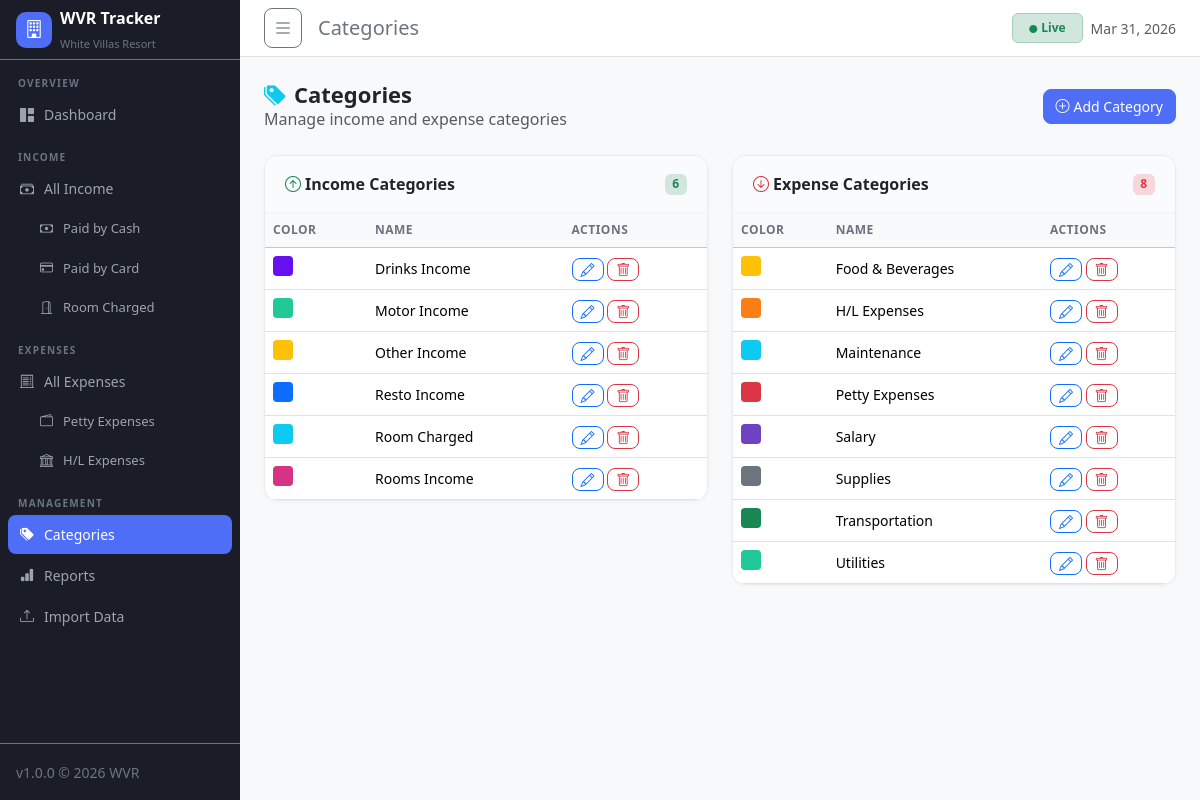
/categories.php, run on the app's committed database.
### tables this page shows
CREATE TABLE IF NOT EXISTS categories (
    id INT AUTO_INCREMENT PRIMARY KEY,
    name VARCHAR(100) NOT NULL,
    type ENUM('income','expense') NOT NULL,
    color VARCHAR(7) DEFAULT '#6c757d',
    created_at TIMESTAMP DEFAULT CURRENT_TIMESTAMP
);

### config.php (called while the page is built, shortened)
<?php
class Database {
    private static ?PDO $instance = null;
    public static function getInstance(): PDO {
        if (self::$instance === null) {
            $dsn = "mysql:host=" . DB_HOST . ";dbname=" . DB_NAME . ";charset=" . DB_CHARSET;
            $options = [
                PDO::ATTR_ERRMODE            => PDO::ERRMODE_EXCEPTION,
                PDO::ATTR_DEFAULT_FETCH_MODE => PDO::FETCH_ASSOC,
                PDO::ATTR_EMULATE_PREPARES   => false,
            ];
            try {
                self::$instance = new PDO($dsn, DB_USER, DB_PASS, $options);
            } catch (PDOException $e) {
                die('<div style="font-family:sans-serif;padding:40px;background:#fee;border:2px solid red;border-radius:8px;margin:20px;">
                    <h2>Database Connection Error</h2>
                    <p>' . htmlspecialchars($e->getMessage()) . '</p>
                    <p>Please check your database settings in <code>config.php</code></p>
                </div>');
            }
        }
        return self::$instance;
    }
    public static function query(string $sql, array $params = []): PDOStatement {
        $stmt = self::getInstance()->prepare($sql);
        $stmt->execute($params);
        return $stmt;
    }
    public static function fetchAll(string $sql, array $params = []): array {
        return self::query($sql, $params)->fetchAll();
    }
}

### functions.php (called while the page is built, shortened)
<?php
require_once __DIR__ . '/config.php';
function getAllCategories(?string $type = null): array {
    return Database::fetchAll("SELECT * FROM categories ORDER BY type, name");
}

### categories.php (the view, shortened to what this page needs)
<?php
require_once 'config.php';
require_once 'functions.php';
$pageTitle = 'Categories';
$categories = getAllCategories();
include 'includes/header.php';
?>
<div class="page-header d-flex justify-content-between align-items-center">
    <div>
        <h1><i class="bi bi-tags-fill me-2 text-info"></i>Categories</h1>
        <p class="text-muted mb-0">Manage income and expense categories</p>
    </div>
    <button class="btn btn-primary" data-bs-toggle="modal" data-bs-target="#addCategoryModal">
        <i class="bi bi-plus-circle me-1"></i>Add Category
    </button>
</div>
<div class="row g-4">
    <div class="col-md-6">
        <div class="data-card">
            <div class="data-card-header">
                <span class="fw-semibold"><i class="bi bi-arrow-up-circle text-success me-1"></i>Income Categories</span>
                <span class="badge bg-success-subtle text-success"><?= count(array_filter($categories, fn($c)=>$c['type']==='income')) ?></span>
            </div>
            <div class="table-responsive">
                <table class="table table-hover mb-0">
                    <thead class="table-light">
                        <tr><th>Color</th><th>Name</th><th>Actions</th></tr>
                    </thead>
                    <tbody>
                    <?php foreach (array_filter($categories, fn($c)=>$c['type']==='income') as $cat): ?>
                        <tr>
                            <td><span style="display:inline-block;width:20px;height:20px;border-radius:4px;background:<?= htmlspecialchars($cat['color']) ?>"></span></td>
                            <td><?= htmlspecialchars($cat['name']) ?></td>
                            <td>
                                <button class="btn btn-sm btn-outline-primary py-0 px-2"
                                    onclick="openEdit(<?= $cat['id'] ?>, '<?= htmlspecialchars($cat['name'],ENT_QUOTES) ?>', '<?= $cat['type'] ?>', '<?= $cat['color'] ?>')">
                                    <i class="bi bi-pencil"></i>
                                </button>
                                <a href="delete.php?table=categories&id=<?= $cat['id'] ?>&redirect=categories.php"
                                   class="btn btn-sm btn-outline-danger py-0 px-2 btn-delete">
                                    <i class="bi bi-trash"></i>
                                </a>
                            </td>
                        </tr>
                    <?php endforeach; ?>
                    </tbody>
                </table>
            </div>
        </div>
    </div>
    <div class="col-md-6">
        <div class="data-card">
            <div class="data-card-header">
                <span class="fw-semibold"><i class="bi bi-arrow-down-circle text-danger me-1"></i>Expense Categories</span>
                <span class="badge bg-danger-subtle text-danger"><?= count(array_filter($categories, fn($c)=>$c['type']==='expense')) ?></span>
            </div>
            <div class="table-responsive">
                <table class="table table-hover mb-0">
                    <thead class="table-light">
                        <tr><th>Color</th><th>Name</th><th>Actions</th></tr>
                    </thead>
                    <tbody>
                    <?php foreach (array_filter($categories, fn($c)=>$c['type']==='expense') as $cat): ?>
                        <tr>
                            <td><span style="display:inline-block;width:20px;height:20px;border-radius:4px;background:<?= htmlspecialchars($cat['color']) ?>"></span></td>
                            <td><?= htmlspecialchars($cat['name']) ?></td>
                            <td>
                                <button class="btn btn-sm btn-outline-primary py-0 px-2"
                                    onclick="openEdit(<?= $cat['id'] ?>, '<?= htmlspecialchars($cat['name'],ENT_QUOTES) ?>', '<?= $cat['type'] ?>', '<?= $cat['color'] ?>')">
                                    <i class="bi bi-pencil"></i>
                                </button>
                                <a href="delete.php?table=categories&id=<?= $cat['id'] ?>&redirect=categories.php"
                                   class="btn btn-sm btn-outline-danger py-0 px-2 btn-delete">
                                    <i class="bi bi-trash"></i>
                                </a>
                            </td>
                        </tr>
                    <?php endforeach; ?>
                    </tbody>
                </table>
            </div>
        </div>
    </div>
</div>
<?php
include 'includes/footer.php'; ?>

### includes/header.php (shortened to what this page needs)
<?php
$currentPage = basename($_SERVER['PHP_SELF'], '.php');
?>
<!DOCTYPE html>
<html lang="en">
<head>
    <link rel="stylesheet" href="https://cdn.jsdelivr.net/npm/bootstrap@5.3.3/dist/css/bootstrap.min.css">
    <link rel="stylesheet" href="https://cdn.jsdelivr.net/npm/bootstrap-icons@1.11.3/font/bootstrap-icons.css">
    <link rel="stylesheet" href="https://cdn.datatables.net/1.13.8/css/dataTables.bootstrap5.min.css">
    <link rel="stylesheet" href="https://cdn.jsdelivr.net/npm/flatpickr/dist/flatpickr.min.css">
    <link rel="stylesheet" href="assets/css/style.css">
</head>
<body>
<div class="d-flex" id="wrapper">
    <nav id="sidebar" class="bg-dark text-white d-flex flex-column">
        <div class="sidebar-brand p-3 border-bottom border-secondary d-flex align-items-center gap-2">
            <div class="brand-icon">
                <i class="bi bi-building"></i>
            </div>
            <div>
                <div class="fw-bold fs-6">WVR Tracker</div>
                <small class="text-secondary" style="font-size:11px">White Villas Resort</small>
            </div>
        </div>
        <div class="sidebar-menu flex-grow-1 p-2 pt-3">
            <div class="nav-section-label">OVERVIEW</div>
            <a href="index.php" class="nav-item <?= $currentPage === 'index' ? 'active' : '' ?>">
                <i class="bi bi-grid-1x2-fill"></i> Dashboard
            </a>
            <div class="nav-section-label mt-3">INCOME</div>
            <a href="income.php" class="nav-item <?= $currentPage === 'income' ? 'active' : '' ?>">
                <i class="bi bi-cash-stack"></i> All Income
            </a>
            <a href="income.php?type=cash" class="nav-item sub <?= ($currentPage === 'income' && ($_GET['type'] ?? '') === 'cash') ? 'active' : '' ?>">
                <i class="bi bi-cash"></i> Paid by Cash
            </a>
            <a href="income.php?type=card" class="nav-item sub <?= ($currentPage === 'income' && ($_GET['type'] ?? '') === 'card') ? 'active' : '' ?>">
                <i class="bi bi-credit-card"></i> Paid by Card
            </a>
            <a href="income.php?type=room" class="nav-item sub <?= ($currentPage === 'income' && ($_GET['type'] ?? '') === 'room') ? 'active' : '' ?>">
                <i class="bi bi-door-open"></i> Room Charged
            </a>
            <div class="nav-section-label mt-3">EXPENSES</div>
            <a href="expense.php" class="nav-item <?= $currentPage === 'expense' ? 'active' : '' ?>">
                <i class="bi bi-receipt-cutoff"></i> All Expenses
            </a>
            <a href="expense.php?type=petty" class="nav-item sub <?= ($currentPage === 'expense' && ($_GET['type'] ?? '') === 'petty') ? 'active' : '' ?>">
                <i class="bi bi-wallet2"></i> Petty Expenses
            </a>
            <a href="expense.php?type=hl" class="nav-item sub <?= ($currentPage === 'expense' && ($_GET['type'] ?? '') === 'hl') ? 'active' : '' ?>">
                <i class="bi bi-bank"></i> H/L Expenses
            </a>
            <div class="nav-section-label mt-3">MANAGEMENT</div>
            <a href="categories.php" class="nav-item <?= $currentPage === 'categories' ? 'active' : '' ?>">
                <i class="bi bi-tags-fill"></i> Categories
            </a>
            <a href="reports.php" class="nav-item <?= $currentPage === 'reports' ? 'active' : '' ?>">
                <i class="bi bi-bar-chart-fill"></i> Reports
            </a>
            <a href="import.php" class="nav-item <?= $currentPage === 'import' ? 'active' : '' ?>">
                <i class="bi bi-upload"></i> Import Data
            </a>
        </div>
        <div class="p-3 border-top border-secondary">
            <small class="text-secondary">v1.0.0 &copy; <?= date('Y') ?> WVR</small>
        </div>
    </nav>
    <div id="page-content" class="flex-grow-1 d-flex flex-column">
        <nav class="navbar navbar-expand-lg navbar-light bg-white border-bottom px-4 py-2 sticky-top">
            <button class="btn btn-sm btn-outline-secondary me-3" id="sidebarToggle">
                <i class="bi bi-list fs-5"></i>
            </button>
            <span class="navbar-brand mb-0 h6 text-secondary fw-normal">
                <?= $pageTitle ?? APP_NAME ?>
            </span>
            <div class="ms-auto d-flex align-items-center gap-2">
                <span class="badge bg-success-subtle text-success border border-success-subtle px-3 py-2">
                    <i class="bi bi-circle-fill me-1" style="font-size:8px"></i>Live
                </span>
                <span class="text-muted small"><?= date('M d, Y') ?></span>
            </div>
        </nav>
        <main class="flex-grow-1 p-4" style="background:#f8f9fb">

### includes/footer.php (shortened to what this page needs)
        </main>
    </div>
</div>
</body>
</html>

### assets/css/style.css (style rules this page uses)
:root { --sidebar-width: 240px; --sidebar-bg: #1a1d27; --accent: #4f6ef7; --accent-soft: #eef1ff; --income: #22c55e; --expense: #ef4444; --neutral: #6b7280; --card-radius: 14px; }
#wrapper { min-height: 100vh; }
#sidebar { width: var(--sidebar-width); min-height: 100vh; background: var(--sidebar-bg) !important; position: sticky; top: 0; height: 100vh; overflow-y: auto; transition: width 0.25s ease; flex-shrink: 0; z-index: 100; }
#page-content { min-width: 0; overflow: hidden; }
.sidebar-brand { height: 60px; }
.brand-icon { width: 36px; height: 36px; background: var(--accent); border-radius: 10px; display: flex; align-items: center; justify-content: center; font-size: 18px; flex-shrink: 0; }
.nav-section-label { font-size: 10px; font-weight: 700; letter-spacing: 1.2px; color: #6b7280; padding: 0 10px 4px; }
.nav-item { display: flex; align-items: center; gap: 10px; padding: 9px 12px; border-radius: 8px; color: #9ca3af; text-decoration: none; font-size: 14px; font-weight: 500; transition: all 0.15s; margin-bottom: 2px; }
.nav-item.active { background: var(--accent); color: #fff; }
.nav-item.sub { padding-left: 32px; font-size: 13px; }
.data-card { background: #fff; border-radius: var(--card-radius); border: 1px solid #e9ecef; box-shadow: 0 1px 4px rgba(0,0,0,.04); overflow: hidden; }
.data-card-header { padding: 16px 20px; border-bottom: 1px solid #f1f3f5; display: flex; align-items: center; justify-content: space-between; background: #fafbfd; }
.table th { font-size: 12px; text-transform: uppercase; letter-spacing: .5px; color: #6b7280; font-weight: 600; border-top: none; white-space: nowrap; }
.table td { vertical-align: middle; font-size: 14px; }
.page-header { margin-bottom: 24px; }
.page-header h1 { font-size: 22px; font-weight: 700; margin: 0; }
.btn { border-radius: 8px; font-size: 14px; font-weight: 500; }
.btn-primary { background: var(--accent); border-color: var(--accent); }

### data on the page
categories: name "Drinks Income"
categories: name "Motor Income"
categories: name "Other Income"
categories: name "Resto Income"
categories: name "Room Charged"
categories: name "Rooms Income"
categories: name "Food & Beverages"
categories: name "H/L Expenses"
categories: name "Maintenance"
categories: name "Petty Expenses"
categories: name "Salary"
categories: name "Supplies"
categories: name "Transportation"
categories: name "Utilities"

### other printed values
$pageTitle "Categories"
count(array_filter($categories, fn($c)=>$c['type']==='income')) "6"
count(array_filter($categories, fn($c)=>$c['type']==='expense')) "8"
